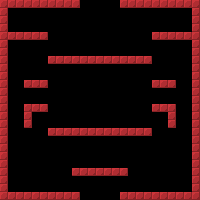

This is a level from a 2D game, rendered from its Tiled map with the project's own tilesets. A one-line summary and the complete map file follow:
An orthogonal 25x25 tile map with 8x8 px tiles, 4 tile layers (Solid, Platforms, EnemyReverse, EnemySolid), 2 tilesets and 8 objects.

<map version="1.10" tiledversion="1.12.2" orientation="orthogonal" renderorder="right-down" width="25" height="25" tilewidth="8" tileheight="8" infinite="0" nextlayerid="7" nextobjectid="9">
 <editorsettings>
  <export target="../level3.tmj" format="json" />
 </editorsettings>
 <tileset firstgid="1" name="tiles" tilewidth="8" tileheight="8" tilecount="3" columns="3">
  <image source="../sprites/tiles.png" width="24" height="8" />
 </tileset>
 <tileset firstgid="4" name="tiles" tilewidth="8" tileheight="8" tilecount="3" columns="3">
  <image source="../sprites/tiles.png" width="24" height="8" />
 </tileset>
 <layer id="1" name="Solid" width="25" height="25">
  <data encoding="csv">
3,3,3,3,3,3,3,3,3,3,0,0,0,0,0,3,3,3,3,3,3,3,3,3,3,
3,0,0,0,0,0,0,0,0,0,0,0,0,0,0,0,0,0,0,0,0,0,0,0,3,
3,0,0,0,0,0,0,0,0,0,0,0,0,0,0,0,0,0,0,0,0,0,0,0,3,
3,0,0,0,0,0,0,0,0,0,0,0,0,0,0,0,0,0,0,0,0,0,0,0,3,
3,0,0,0,0,0,0,0,0,0,0,0,0,0,0,0,0,0,0,0,0,0,0,0,3,
3,0,0,0,0,0,0,0,0,0,0,0,0,0,0,0,0,0,0,0,0,0,0,0,3,
3,0,0,0,0,0,0,0,0,0,0,0,0,0,0,0,0,0,0,0,0,0,0,0,3,
3,0,0,0,0,0,0,0,0,0,0,0,0,0,0,0,0,0,0,0,0,0,0,0,3,
3,0,0,0,0,0,0,0,0,0,0,0,0,0,0,0,0,0,0,0,0,0,0,0,3,
3,0,0,0,0,0,0,0,0,0,0,0,0,0,0,0,0,0,0,0,0,0,0,0,3,
3,0,0,0,0,0,0,0,0,0,0,0,0,0,0,0,0,0,0,0,0,0,0,0,3,
3,0,0,0,0,0,0,0,0,0,0,0,0,0,0,0,0,0,0,0,0,0,0,0,3,
3,0,0,0,0,0,0,0,0,0,0,0,0,0,0,0,0,0,0,0,0,0,0,0,3,
3,0,0,3,0,0,0,0,0,0,0,0,0,0,0,0,0,0,0,0,0,3,0,0,3,
3,0,0,3,0,0,0,0,0,0,0,0,0,0,0,0,0,0,0,0,0,3,0,0,3,
3,0,0,3,0,0,0,0,0,0,0,0,0,0,0,0,0,0,0,0,0,3,0,0,3,
3,0,0,0,0,0,0,0,0,0,0,0,0,0,0,0,0,0,0,0,0,0,0,0,3,
3,0,0,0,0,0,0,0,0,0,0,0,0,0,0,0,0,0,0,0,0,0,0,0,3,
3,0,0,0,0,0,0,0,0,0,0,0,0,0,0,0,0,0,0,0,0,0,0,0,3,
3,0,0,0,0,0,0,0,0,0,0,0,0,0,0,0,0,0,0,0,0,0,0,0,3,
3,0,0,0,0,0,0,0,0,0,0,0,0,0,0,0,0,0,0,0,0,0,0,0,3,
3,0,0,0,0,0,0,0,0,0,0,0,0,0,0,0,0,0,0,0,0,0,0,0,3,
3,0,0,0,0,0,0,0,0,0,0,0,0,0,0,0,0,0,0,0,0,0,0,0,3,
3,0,0,0,0,0,0,0,0,0,0,0,0,0,0,0,0,0,0,0,0,0,0,0,3,
3,3,3,3,3,3,3,3,3,3,0,0,0,0,0,3,3,3,3,3,3,3,3,3,3
</data>
 </layer>
 <layer id="2" name="Platforms" width="25" height="25">
  <data encoding="csv">
0,0,0,0,0,0,0,0,0,0,0,0,0,0,0,0,0,0,0,0,0,0,0,0,0,
0,0,0,0,0,0,0,0,0,0,0,0,0,0,0,0,0,0,0,0,0,0,0,0,0,
0,0,0,0,0,0,0,0,0,0,0,0,0,0,0,0,0,0,0,0,0,0,0,0,0,
0,0,0,0,0,0,0,0,0,0,0,0,0,0,0,0,0,0,0,0,0,0,0,0,0,
0,3,3,3,3,3,0,0,0,0,0,0,0,0,0,0,0,0,0,3,3,3,3,3,0,
0,0,0,0,0,0,0,0,0,0,0,0,0,0,0,0,0,0,0,0,0,0,0,0,0,
0,0,0,0,0,0,0,0,0,0,0,0,0,0,0,0,0,0,0,0,0,0,0,0,0,
0,0,0,0,0,0,3,3,3,3,3,3,3,3,3,3,3,3,3,0,0,0,0,0,0,
0,0,0,0,0,0,0,0,0,0,0,0,0,0,0,0,0,0,0,0,0,0,0,0,0,
0,0,0,0,0,0,0,0,0,0,0,0,0,0,0,0,0,0,0,0,0,0,0,0,0,
0,0,0,3,3,3,0,0,0,0,0,0,0,0,0,0,0,0,0,3,3,3,0,0,0,
0,0,0,0,0,0,0,0,0,0,0,0,0,0,0,0,0,0,0,0,0,0,0,0,0,
0,0,0,0,0,0,0,0,0,0,0,0,0,0,0,0,0,0,0,0,0,0,0,0,0,
0,0,0,0,3,3,0,0,0,0,0,0,0,0,0,0,0,0,0,3,3,0,0,0,0,
0,0,0,0,0,0,0,0,0,0,0,0,0,0,0,0,0,0,0,0,0,0,0,0,0,
0,0,0,0,0,0,0,0,0,0,0,0,0,0,0,0,0,0,0,0,0,0,0,0,0,
0,0,0,0,0,0,3,3,3,3,3,3,3,3,3,3,3,3,3,0,0,0,0,0,0,
0,0,0,0,0,0,0,0,0,0,0,0,0,0,0,0,0,0,0,0,0,0,0,0,0,
0,0,0,0,0,0,0,0,0,0,0,0,0,0,0,0,0,0,0,0,0,0,0,0,0,
0,0,0,0,0,0,0,0,0,0,0,0,0,0,0,0,0,0,0,0,0,0,0,0,0,
0,0,0,0,0,0,0,0,0,0,0,0,0,0,0,0,0,0,0,0,0,0,0,0,0,
0,0,0,0,0,0,0,0,0,3,3,3,3,3,3,3,0,0,0,0,0,0,0,0,0,
0,0,0,0,0,0,0,0,0,0,0,0,0,0,0,0,0,0,0,0,0,0,0,0,0,
0,0,0,0,0,0,0,0,0,0,0,0,0,0,0,0,0,0,0,0,0,0,0,0,0,
0,0,0,0,0,0,0,0,0,0,0,0,0,0,0,0,0,0,0,0,0,0,0,0,0
</data>
 </layer>
 <layer id="3" name="EnemyReverse" width="25" height="25">
  <data encoding="csv">
3,0,0,0,0,0,0,0,0,0,0,0,0,0,0,0,0,0,0,0,0,0,0,0,3,
3,0,0,0,0,0,0,0,0,0,0,0,0,0,0,0,0,0,0,0,0,0,0,0,3,
3,0,0,0,0,0,0,0,0,0,0,0,0,0,0,0,0,0,0,0,0,0,0,0,3,
3,0,0,0,0,0,0,0,0,0,0,0,0,0,0,0,0,0,0,0,0,0,0,0,3,
3,0,0,0,0,0,0,0,0,0,0,0,0,0,0,0,0,0,0,0,0,0,0,0,3,
3,0,0,0,0,0,0,0,0,0,0,0,0,0,0,0,0,0,0,0,0,0,0,0,3,
3,0,0,0,0,0,0,0,0,0,0,0,0,0,0,0,0,0,0,0,0,0,0,0,3,
3,0,0,0,0,0,0,0,0,0,0,0,0,0,0,0,0,0,0,0,0,0,0,0,3,
3,0,0,0,0,0,0,0,0,0,0,0,0,0,0,0,0,0,0,0,0,0,0,0,3,
3,0,0,0,0,0,0,0,0,0,0,0,0,0,0,0,0,0,0,0,0,0,0,0,3,
3,0,0,0,0,0,0,0,0,0,0,0,0,0,0,0,0,0,0,0,0,0,0,0,3,
3,0,0,0,0,0,0,0,0,0,0,0,0,0,0,0,0,0,0,0,0,0,0,0,3,
3,0,0,0,0,0,0,0,0,0,0,0,0,0,0,0,0,0,0,0,0,0,0,0,3,
3,0,0,0,0,0,0,0,0,0,0,0,0,0,0,0,0,0,0,0,0,0,0,0,3,
3,0,0,0,0,0,0,0,0,0,0,0,0,0,0,0,0,0,0,0,0,0,0,0,3,
3,0,0,0,0,0,0,0,0,0,0,0,0,0,0,0,0,0,0,0,0,0,0,0,3,
3,0,0,0,0,0,0,0,0,0,0,0,0,0,0,0,0,0,0,0,0,0,0,0,3,
3,0,0,0,0,0,0,0,0,0,0,0,0,0,0,0,0,0,0,0,0,0,0,0,3,
3,0,0,0,0,0,0,0,0,0,0,0,0,0,0,0,0,0,0,0,0,0,0,0,3,
3,0,0,0,0,0,0,0,0,0,0,0,0,0,0,0,0,0,0,0,0,0,0,0,3,
3,0,0,0,0,0,0,0,0,0,0,0,0,0,0,0,0,0,0,0,0,0,0,0,3,
3,0,0,0,0,0,0,0,0,0,0,0,0,0,0,0,0,0,0,0,0,0,0,0,3,
3,0,0,0,0,0,0,0,0,0,0,0,0,0,0,0,0,0,0,0,0,0,0,0,3,
3,0,0,0,0,0,0,0,0,0,0,0,0,0,0,0,0,0,0,0,0,0,0,0,3,
3,0,0,0,0,0,0,0,0,0,0,0,0,0,0,0,0,0,0,0,0,0,0,0,3
</data>
 </layer>
 <layer id="4" name="EnemySolid" width="25" height="25">
  <data encoding="csv">
3,3,3,3,3,3,3,3,3,3,0,0,0,0,0,3,3,3,3,3,3,3,3,3,3,
3,0,0,0,0,0,0,0,0,0,0,0,0,0,0,0,0,0,0,0,0,0,0,0,3,
3,0,0,0,0,0,0,0,0,0,0,0,0,0,0,0,0,0,0,0,0,0,0,0,3,
3,0,0,0,0,0,0,0,0,0,0,0,0,0,0,0,0,0,0,0,0,0,0,0,3,
3,0,0,0,0,0,0,0,0,0,0,0,0,0,0,0,0,0,0,0,0,0,0,0,3,
3,0,0,0,0,0,0,0,0,0,0,0,0,0,0,0,0,0,0,0,0,0,0,0,3,
3,0,0,0,0,0,0,0,0,0,0,0,0,0,0,0,0,0,0,0,0,0,0,0,3,
3,0,0,0,0,0,0,0,0,0,0,0,0,0,0,0,0,0,0,0,0,0,0,0,3,
3,0,0,0,0,0,0,0,0,0,0,0,0,0,0,0,0,0,0,0,0,0,0,0,3,
3,0,0,0,0,0,0,0,0,0,0,0,0,0,0,0,0,0,0,0,0,0,0,0,3,
3,0,0,0,0,0,0,0,0,0,0,0,0,0,0,0,0,0,0,0,0,0,0,0,3,
3,0,0,0,0,0,0,0,0,0,0,0,0,0,0,0,0,0,0,0,0,0,0,0,3,
3,0,0,0,0,0,0,0,0,0,0,0,0,0,0,0,0,0,0,0,0,0,0,0,3,
3,0,0,3,0,0,0,0,0,0,0,0,0,0,0,0,0,0,0,0,0,3,0,0,3,
3,0,0,3,0,0,0,0,0,0,0,0,0,0,0,0,0,0,0,0,0,3,0,0,3,
3,0,0,3,0,0,0,0,0,0,0,0,0,0,0,0,0,0,0,0,0,3,0,0,3,
3,0,0,0,0,0,0,0,0,0,0,0,0,0,0,0,0,0,0,0,0,0,0,0,3,
3,0,0,0,0,0,0,0,0,0,0,0,0,0,0,0,0,0,0,0,0,0,0,0,3,
3,0,0,0,0,0,0,0,0,0,0,0,0,0,0,0,0,0,0,0,0,0,0,0,3,
3,0,0,0,0,0,0,0,0,0,0,0,0,0,0,0,0,0,0,0,0,0,0,0,3,
3,0,0,0,0,0,0,0,0,0,0,0,0,0,0,0,0,0,0,0,0,0,0,0,3,
3,0,0,0,0,0,0,0,0,0,0,0,0,0,0,0,0,0,0,0,0,0,0,0,3,
3,0,0,0,0,0,0,0,0,0,0,0,0,0,0,0,0,0,0,0,0,0,0,0,3,
3,0,0,0,0,0,0,0,0,0,0,0,0,0,0,0,0,0,0,0,0,0,0,0,3,
3,3,3,3,3,3,3,3,3,3,0,0,0,0,0,3,3,3,3,3,3,3,3,3,3
</data>
 </layer>
 <objectgroup id="5" name="PlayerSpawn">
  <object id="1" gid="1" x="176.838" y="186.289" width="8" height="8" />
 </objectgroup>
 <objectgroup id="6" name="EnemySpawn">
  <object id="2" gid="1" x="62.991" y="117.709" width="8" height="8" />
  <object id="3" gid="1" x="170.303" y="24.0655" width="8" height="8" />
  <object id="4" gid="1" x="31.2457" y="71.5356" width="8" height="8" />
  <object id="5" gid="1" x="63.2873" y="45.7101" width="8" height="8" />
  <object id="6" gid="1" x="19.7368" y="185.614" width="8" height="8" />
  <object id="7" gid="1" x="95.8586" y="44.8038" width="8" height="8" />
  <object id="8" gid="1" x="21.103" y="25.7248" width="8" height="8" />
 </objectgroup>
</map>
